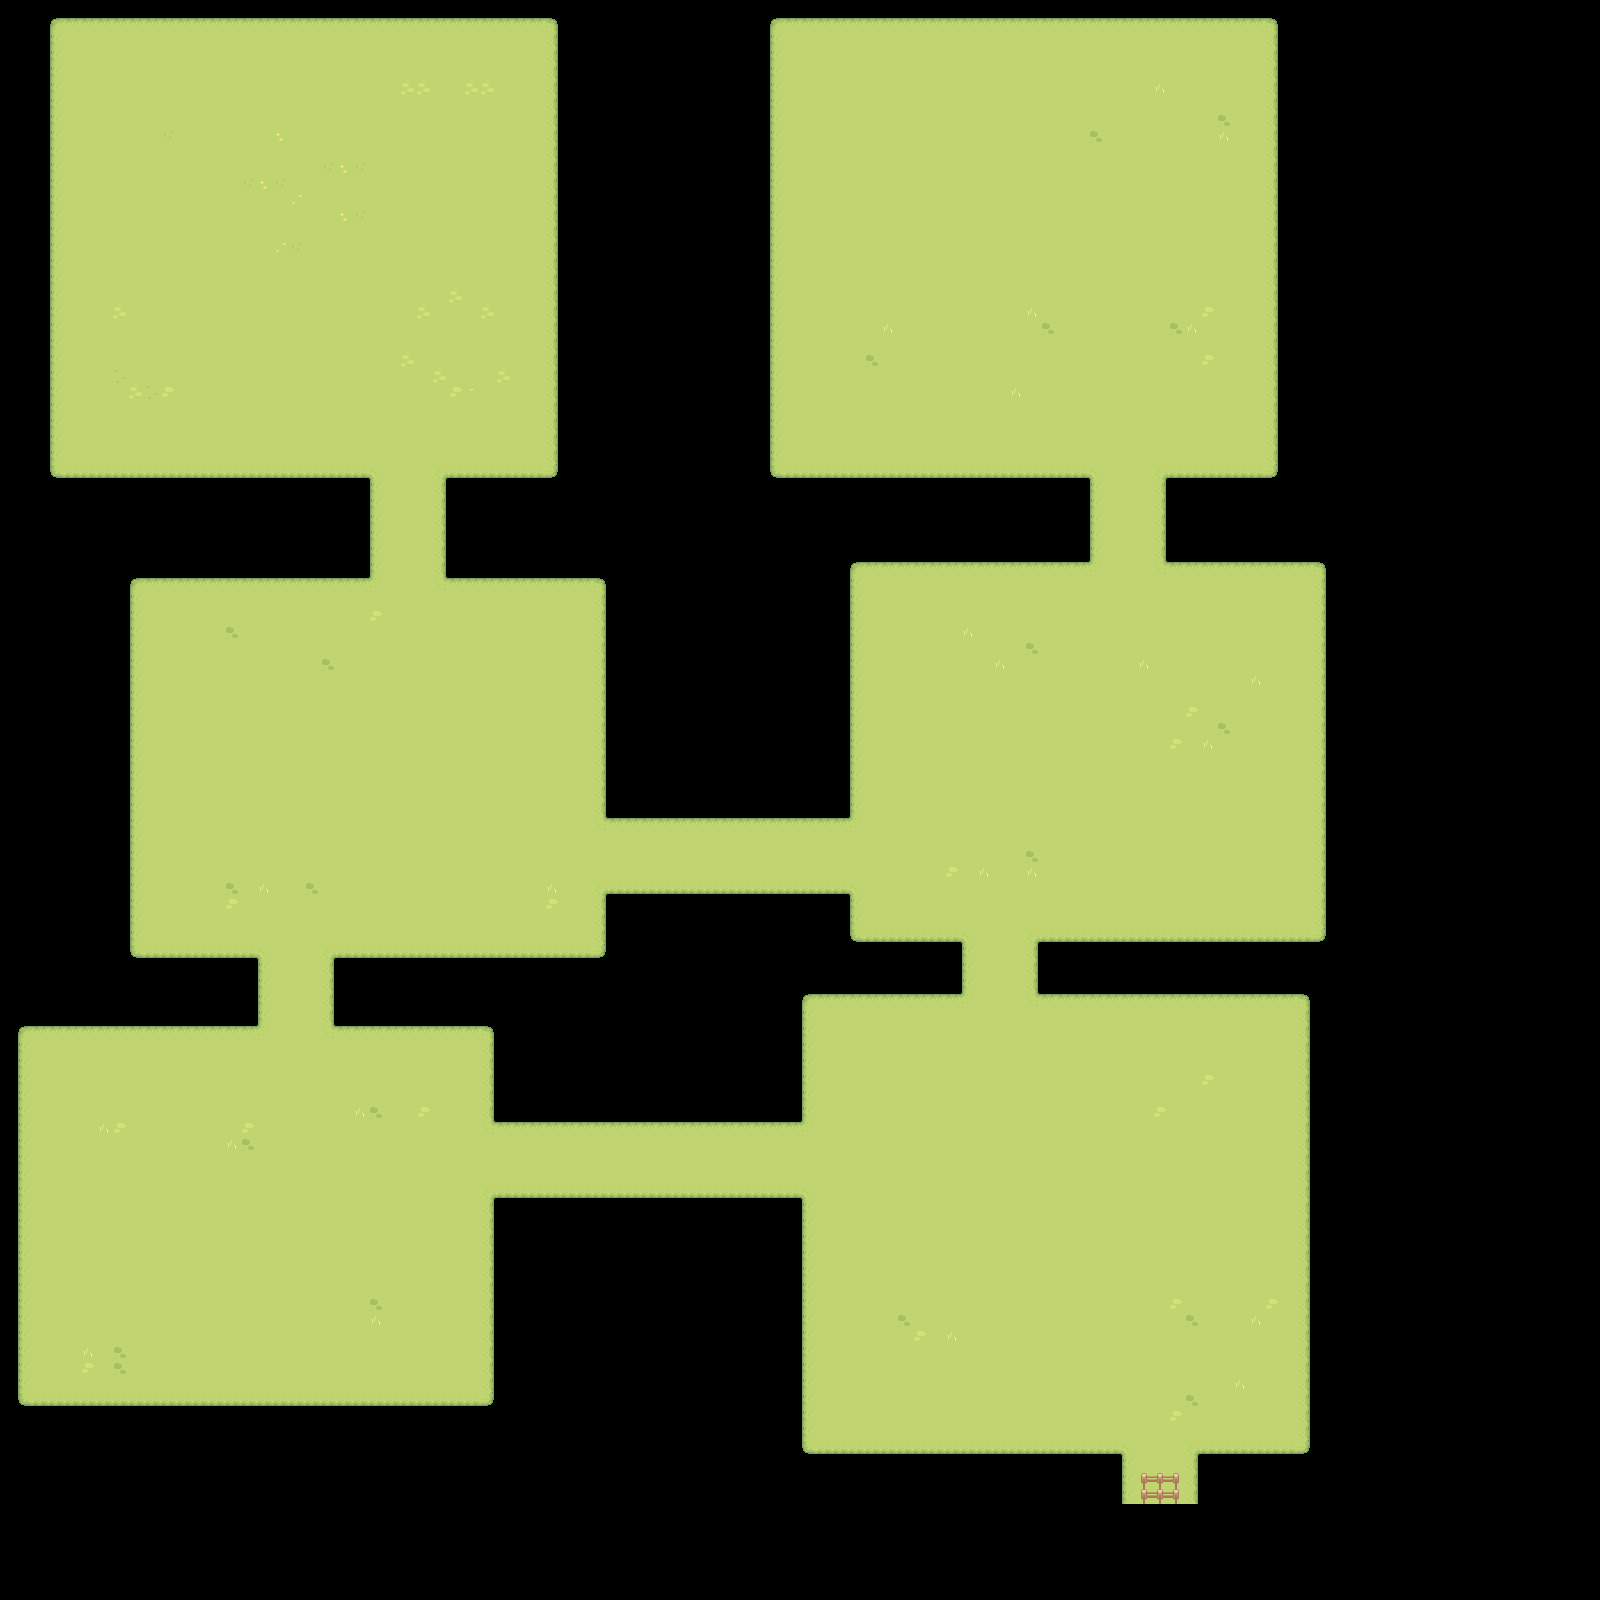

Rendered tile map (Tiled .tmx) drawn with the repository's tilesets; below, a short description and the map source with its tile grids summarised:
An orthogonal 100x100 tile map with 16x16 px tiles, 2 tile layers (Ground, Walls) and 33 objects (20x ChestPoint, 13x EnemyPoint).

<map version="1.8" tiledversion="1.8.4" orientation="orthogonal" renderorder="right-down" width="100" height="100" tilewidth="16" tileheight="16" infinite="0" nextlayerid="8" nextobjectid="36">
 <editorsettings>
  <export target="Grass.json" format="json" />
 </editorsettings>
 <tileset firstgid="1" name="Grass" tilewidth="16" tileheight="16" tilecount="112" columns="14">
  <image source="Grass.png" trans="ff00ff" width="224" height="128" />
  <tile id="43">
   <properties>
    <property name="collides" type="bool" value="true" />
   </properties>
  </tile>
  <tile id="44">
   <properties>
    <property name="collides" type="bool" value="true" />
   </properties>
  </tile>
  <tile id="45">
   <properties>
    <property name="collides" type="bool" value="true" />
   </properties>
  </tile>
  <tile id="57">
   <properties>
    <property name="collides" type="bool" value="true" />
   </properties>
  </tile>
  <tile id="59">
   <properties>
    <property name="collides" type="bool" value="true" />
   </properties>
  </tile>
  <tile id="71">
   <properties>
    <property name="collides" type="bool" value="true" />
   </properties>
  </tile>
  <tile id="72">
   <properties>
    <property name="collides" type="bool" value="true" />
   </properties>
  </tile>
  <tile id="73">
   <properties>
    <property name="collides" type="bool" value="true" />
   </properties>
  </tile>
 </tileset>
 <layer id="1" name="Ground" width="100" height="100">
  <data>[10000 cells, 4482 non-empty, 10 distinct tile ids]</data>
 </layer>
 <layer id="2" name="Walls" width="100" height="100">
  <data>[10000 cells, 755 non-empty, 19 distinct tile ids]</data>
 </layer>
 <objectgroup id="3" name="Chests">
  <object id="1" name="ChestPoint" x="144" y="368">
   <point />
  </object>
  <object id="2" name="ChestPoint" x="480" y="368">
   <point />
  </object>
  <object id="3" name="ChestPoint" x="480" y="96">
   <point />
  </object>
  <object id="9" name="ChestPoint" x="864" y="336">
   <point />
  </object>
  <object id="10" name="ChestPoint" x="1200" y="112">
   <point />
  </object>
  <object id="11" name="ChestPoint" x="1184" y="320">
   <point />
  </object>
  <object id="12" name="ChestPoint" x="1008" y="656">
   <point />
  </object>
  <object id="13" name="ChestPoint" x="1232" y="672">
   <point />
  </object>
  <object id="14" name="ChestPoint" x="944" y="864">
   <point />
  </object>
  <object id="15" name="ChestPoint" x="896" y="1088">
   <point />
  </object>
  <object id="16" name="ChestPoint" x="1200" y="1104">
   <point />
  </object>
  <object id="17" name="ChestPoint" x="928" y="1328">
   <point />
  </object>
  <object id="18" name="ChestPoint" x="1216" y="1328">
   <point />
  </object>
  <object id="19" name="ChestPoint" x="96" y="1088">
   <point />
  </object>
  <object id="20" name="ChestPoint" x="384" y="1104">
   <point />
  </object>
  <object id="21" name="ChestPoint" x="96" y="1328">
   <point />
  </object>
  <object id="22" name="ChestPoint" x="400" y="1296">
   <point />
  </object>
  <object id="23" name="ChestPoint" x="240" y="640">
   <point />
  </object>
  <object id="24" name="ChestPoint" x="240" y="880">
   <point />
  </object>
  <object id="25" name="ChestPoint" x="576" y="864">
   <point />
  </object>
 </objectgroup>
 <objectgroup id="4" name="Enemies">
  <object id="6" name="EnemyPoint" x="416" y="96">
   <point />
  </object>
  <object id="7" name="EnemyPoint" x="448" y="368">
   <point />
  </object>
  <object id="8" name="EnemyPoint" x="176" y="384">
   <point />
  </object>
  <object id="26" name="EnemyPoint" x="384" y="608">
   <point />
  </object>
  <object id="27" name="EnemyPoint" x="272" y="880">
   <point />
  </object>
  <object id="28" name="EnemyPoint" x="528" y="864">
   <point />
  </object>
  <object id="29" name="EnemyPoint" x="1024" y="848">
   <point />
  </object>
  <object id="30" name="EnemyPoint" x="1152" y="736">
   <point />
  </object>
  <object id="31" name="EnemyPoint" x="1040" y="304">
   <point />
  </object>
  <object id="32" name="EnemyPoint" x="1024" y="1104">
   <point />
  </object>
  <object id="33" name="EnemyPoint" x="224" y="1136">
   <point />
  </object>
  <object id="34" name="EnemyPoint" x="1152" y="1408">
   <point />
  </object>
  <object id="35" name="EnemyPoint" x="240" y="1360">
   <point />
  </object>
 </objectgroup>
</map>